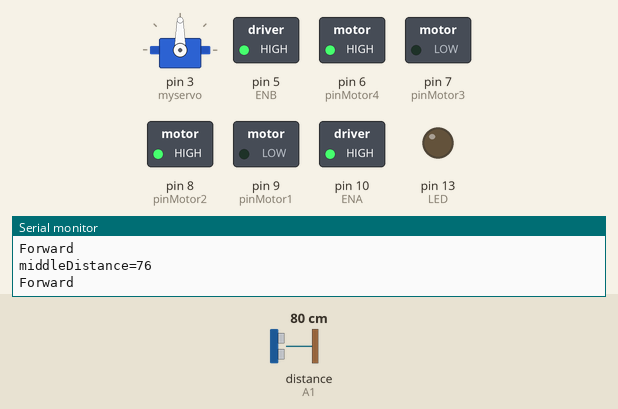
Simulated run of this sketch. Board: Arduino Uno, built with avr-gcc and run on an emulated ATmega328P. Parts: servo, switched loads named in the sketch (green lamp = pin HIGH), output pins drawn as LEDs (lit = HIGH), the last lines printed to the serial monitor. Wiring (inferred from the names in the program): ultrasonic range finder: trigger A0; echo A1. Inputs (shaded band) come from the test bench; at power-on: distance to the obstacle (sensor on A1) 80 cm. The echo pulse lasts 58.3 µs per cm; pins used as bus, display or sensor lines are not drawn.

Above: at 1.2 s.
1.3 s: distance to the obstacle (sensor on A1) set to 36 cm
2.8 s: distance to the obstacle (sensor on A1) set to 31 cm
At 3.4 s:
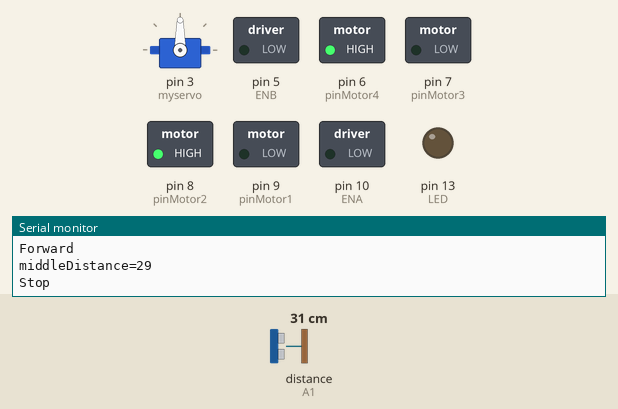
11.8 s: distance to the obstacle (sensor on A1) set to 60 cm
At 13.0 s:
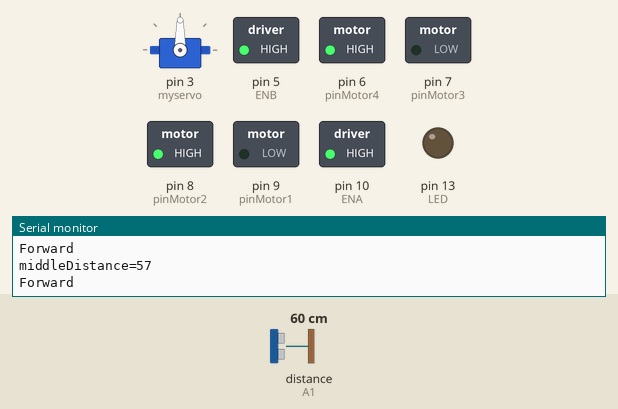
13.5 s: distance to the obstacle (sensor on A1) set to 2 cm
At 19.6 s:
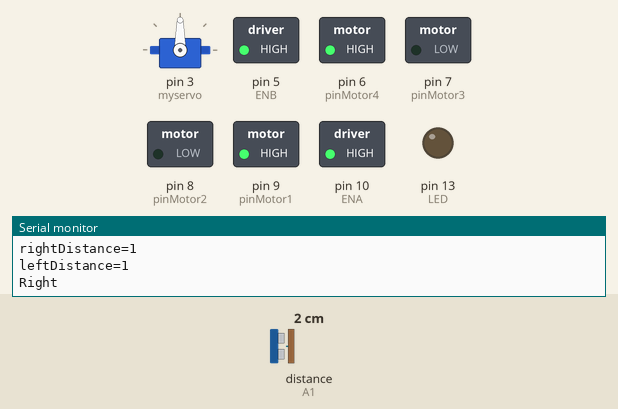
Timing chart, 0 to 27.1 s (numbered marks = the images above; inputs shaded):
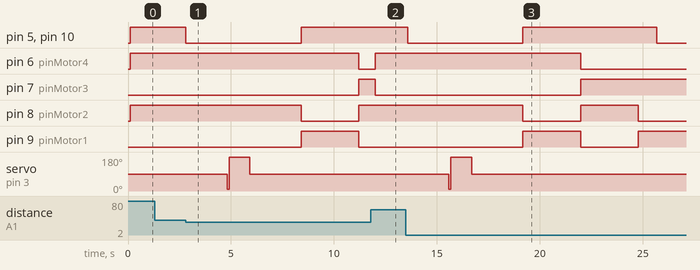

Measured:
- the behaviour switches between 33 and 32 cm on distance to the obstacle (sensor on A1) (found by bisection; images 0 and 1)
- after the input at 2.8 s, pin 5 (ENB), pin 10 (ENA): HIGH → LOW at once, → HIGH 5.6 s later; pin 6 (pinMotor4): HIGH → LOW after 8.4 s; pin 7 (pinMotor3): LOW → HIGH after 8.4 s; pin 8 (pinMotor2): HIGH → LOW after 5.6 s, → HIGH 2.8 s later; pin 9 (pinMotor1): LOW → HIGH after 5.6 s, → LOW 2.8 s later
- after the input at 11.8 s, pin 5 (ENB), pin 10 (ENA): stays HIGH (without the input it goes to LOW after 0.32 s)
- after the input at 13.5 s, pin 5 (ENB): HIGH → LOW after 0.08 s, → HIGH 5.6 s later, → LOW 6.5 s later; pin 6 (pinMotor4): HIGH → LOW after 8.5 s

The sketch:

Obstacle_Avoidance_Car.ino
```cpp
//www.elegoo.com
//2016.09.12 testare
#include <Servo.h> //servo library
#include "configuration.h"
#include "motor.h"
#include "alarm.h"
Servo myservo; // create servo object to control servo
/*Ultrasonic distance measurement Sub function*/
int watch() {
  long howfar;
  digitalWrite(Trig, LOW);
  delayMicroseconds(5);
  digitalWrite(Trig, HIGH);
  delayMicroseconds(15);
  digitalWrite(Trig, LOW);
  howfar = pulseIn(Echo, HIGH);
  howfar = howfar * 0.01657; //how far away is the object in cm
  return round(howfar);
}

void setup()
{
  myservo.attach(3);// attach servo on pin 3 to servo object
  Serial.begin(9600);
  pinMode(Echo, INPUT);
  pinMode(Trig, OUTPUT);
  pinMode(pinMotor1, OUTPUT);
  pinMode(pinMotor2, OUTPUT);
  pinMode(pinMotor3, OUTPUT);
  pinMode(pinMotor4, OUTPUT);
  pinMode(ENA, OUTPUT);
  pinMode(ENB, OUTPUT);
  pinMode(LED, OUTPUT);
  stop_Stop();

  // set up the LCD's number of columns and rows:
  //lcd.begin(16, 2);
  // Print a message to the LCD.
  //lcd.print("hello, world!");
}
void loop()
{
  myservo.write(90);//setservo position according to scaled value
  delay(100);
  middleDistance = watch();
#ifdef send
  Serial.print("middleDistance=");
  Serial.println(middleDistance);
#endif
  if (middleDistance <= distancelimit)
  {
    stop_Stop();
    alarm();
    myservo.write(10);//10°-180°
    delay(100);
    rightDistance = watch();
#ifdef send
    Serial.print("rightDistance=");
    Serial.println(rightDistance);
#endif
    myservo.write(90);
    myservo.write(180);
    delay(500);
    leftDistance = watch();
#ifdef send
    Serial.print("leftDistance=");
    Serial.println(leftDistance);
#endif
    delay(500);
    myservo.write(90);
    delay(500);
    // if (rightDistance > leftDistance) {
    if ((rightDistance > sideDistanceLimit || leftDistance < sideDistanceLimit) || rightDistance > leftDistance)
    {
      alarm();
      go_Right(TURN_SPEED);
      delay(turntime);
    }
    // else if (rightDistance < leftDistance)
    if ((leftDistance > sideDistanceLimit || rightDistance < sideDistanceLimit) || rightDistance < leftDistance)
    {
      alarm();
      go_Left(TURN_SPEED);
      delay(turntime);
    }

    //else if ((rightDistance <= sideDistanceLimit) || (leftDistance <= sideDistanceLimit))
    if ((rightDistance <= sideDistanceLimit) || (leftDistance <= sideDistanceLimit))
    {
      alarm();
      go_Back(TURN_SPEED);
      delay(turntime);
    }
    else
    {
      go_Forward(FWD_SPEED);
    }
  }
  else {
    go_Forward(FWD_SPEED);
  }
}
```

alarm.h
```cpp
void buzz_ON()   //open buzzer
{
  digitalWrite(buzzerPin, LOW);
}
void buzz_OFF()  //close buzzer
{
  digitalWrite(buzzerPin, HIGH);
}
void alarm() {
  buzz_ON();
  delay(2000);
  buzz_OFF();
}

//buzzer sound
void soundAlarm()
{
  for(int i=0;i<100;i++){
    digitalWrite(buzzerPin,HIGH); //the buzzer sound
    delay(2);
    digitalWrite(buzzerPin,LOW);  //without sound
    delay(2);                     //when delay time changed,the frequency changed
  }
}
```

motor.h
```cpp
/*define forward function*/
void go_Forward(int speed)
{
  digitalWrite(ENA, ABS);
  digitalWrite(ENB, ABS);
  digitalWrite(pinMotor1, LOW); //digital output
  digitalWrite(pinMotor2, speed);
  digitalWrite(pinMotor3, LOW);
  digitalWrite(pinMotor4, speed);
  Serial.println("Forward");
}
/*define back function*/
void go_Back(int speed)
{
  digitalWrite(ENA, ABS);
  digitalWrite(ENB, ABS);
  digitalWrite(pinMotor1, speed);
  digitalWrite(pinMotor2, LOW);
  digitalWrite(pinMotor3, speed);
  digitalWrite(pinMotor4, LOW);
  Serial.println("Back");
}
void stop_Stop()
{
  digitalWrite(ENA, LOW);
  digitalWrite(ENB, LOW);
  Serial.println("Stop");
}

/*define left function*/
void go_Left(int speed)
{
  digitalWrite(ENA, ABS);
  digitalWrite(ENB, ABS);
  digitalWrite(pinMotor1, LOW);
  digitalWrite(pinMotor2, speed);
  digitalWrite(pinMotor3, speed);
  digitalWrite(pinMotor4, LOW);
  Serial.println("Left");
}
/*define right function*/
void go_Right(int speed)
{
  digitalWrite(ENA, ABS);
  digitalWrite(ENB, ABS);
  digitalWrite(pinMotor1, speed);
  digitalWrite(pinMotor2, LOW);
  digitalWrite(pinMotor3, LOW);
  digitalWrite(pinMotor4, speed);
  Serial.println("Right");
}

/*set motor speed */
void set_Motorspeed(int speed_L,int speed_R)
{
  analogWrite(ENA,speed_L);
  analogWrite(ENB,speed_R);
}
```

configuration.h
```cpp
#define send;

#define Echo A1
#define Trig A0

#define LED 13 // Use the onboard Uno LED

#define pinMotor1 9
#define pinMotor2 8
#define pinMotor3 7
#define pinMotor4 6
/*define channel enable output pins*/
#define ENA 10
#define ENB 5

#define buzzerPin 2

const int ABS = 180;
const int TURN_SPEED = 150;
const int FWD_SPEED = 255;

int rightDistance = 0, leftDistance = 0, middleDistance = 0 ;
const int distancelimit = 30; //distance limit for obstacles in front
const int sideDistanceLimit = 20; //minimum distance in cm to obstacles at both sides (the car will allow a shorter distance sideways)
const int turntime = 800; //Time the robot spends turning (miliseconds)
```
